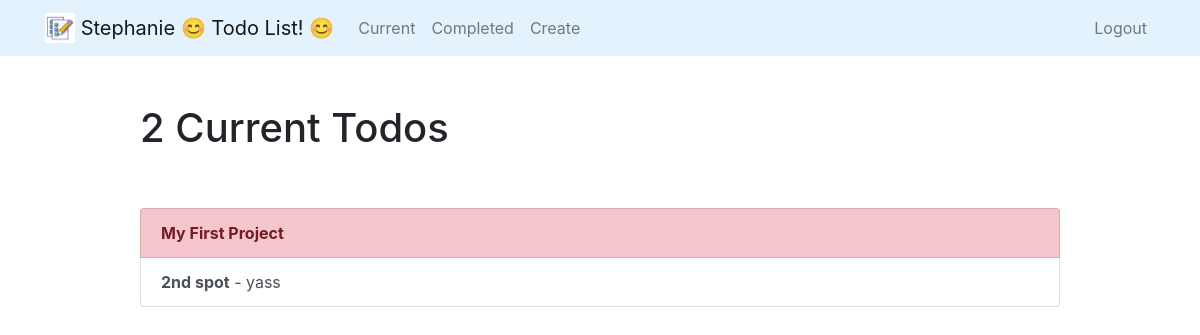
/current/ (signed in), run on the app's committed database.
### todo/models.py (models this page shows, shortened)
class Todo(models.Model):
    title = models.CharField(max_length=100)
    memo = models.TextField(blank=True)
    created = models.DateTimeField(auto_now_add=True)
    datecompleted = models.DateTimeField(null=True, blank=True)
    important = models.BooleanField(default=False)
    user = models.ForeignKey(User, on_delete=models.CASCADE)

### todo/views.py (the view)
# urls.py: path('current/', views.currenttodos, name='currenttodos'),
@login_required
def currenttodos(request):
    todos = Todo.objects.filter(user=request.user, datecompleted__isnull=True)
    return render(request, 'todo/currenttodos.html', {'todos': todos})

### todo/templates/todo/currenttodos.html
{% extends "todo/base.html" %} {% block content %}
<div class="row justify-content-center mt-5">
  <div class="col-md-10">
    {% if todos %}
    <h1>{{ todos.count }} Current Todo{{ todos.count|pluralize }}</h1>
    {% else %}
    <h1>Current Todos</h1>
    {% endif %}
  </div>
</div>
<div class="row justify-content-center mt-5">
  <div class="col-md-10">
    {% if todos %}
    <div class="list-group">
      {% for todo in todos %}
      <a
        href="{% url 'viewtodo' todo.id %}"
        class="list-group-item list-group-item-action{% if todo.important %} list-group-item-danger{% endif %}"
        ><b>{{ todo.title }}</b>{% if todo.memo %} - {{ todo.memo|truncatechars:30 }}{% endif %}</a
      >
      {% endfor %}
    </div>
    {% else %}
    <div class="text-center">
      <h2>Looks like you don't have any todos! Nice work.</h2>
      <br />
      <a role="button" class="btn btn-primary" href="{% url 'createtodo' %}">New Todo</a>
    </div>
    {% endif %}
  </div>
</div>
{% endblock %}

### todo/templates/todo/base.html (shortened to what this page needs)
{% load static %}
<!DOCTYPE html>
<html lang="en">
  <head>
    <link
      rel="stylesheet"
      href="https://stackpath.bootstrapcdn.com/bootstrap/4.4.1/css/bootstrap.min.css"
    />
  </head>
  <body>
    <nav class="navbar navbar-expand-md navbar-light" style="background-color: #e3f2fd">
      <div class="container">
        <a class="navbar-brand" href="{% url 'home' %}">
          <img
            src="{% static 'todo/todolistpic.jpg' %}"
            width="30"
            height="30"
            class="d-inline-block align-top"
            alt="Stephanie's
          Logo"
          />
          <span>{{user.username|capfirst }} 😊 Todo List! 😊 </span>
        </a>
        <div class="collapse navbar-collapse" id="navbarNav">
          {% if user.is_authenticated %}
          <ul class="navbar-nav mr-auto">
            <li class="nav-item" {{ current }}>
              <a class="nav-link" href="{% url 'currenttodos'%}">Current</a>
            </li>
            <li class="nav-item" {{ completed }}>
              <a class="nav-link" href="{% url 'completedtodos'%}">Completed</a>
            </li>
            <li class="nav-item" {{ create }}>
              <a class="nav-link" href="{% url 'createtodo'%}">Create</a>
            </li>
          </ul>
          {% endif %}
          <ul class="navbar-nav ml-auto">
            {% if user.is_authenticated %}
            <li class="nav-item">
              <a href="#" onclick="$('#signOutBtn').click()" class="nav-link">Logout</a>
            </li>
            {% endif %}
          </ul>
        </div>
      </div>
    </nav>
    <div class="container">{% block content %}{% endblock %}</div>
  </body>
</html>

### data on the page
Todo: title "My First Project"
Todo: title "2nd spot", memo "yass"

### other printed values
{{ user.username|capfirst }} "Stephanie"
{{ todos.count }} "2"
